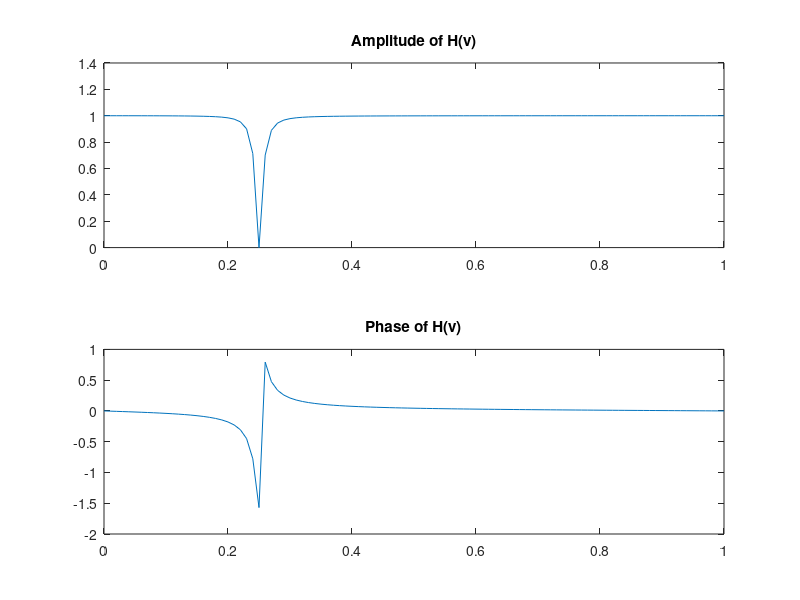
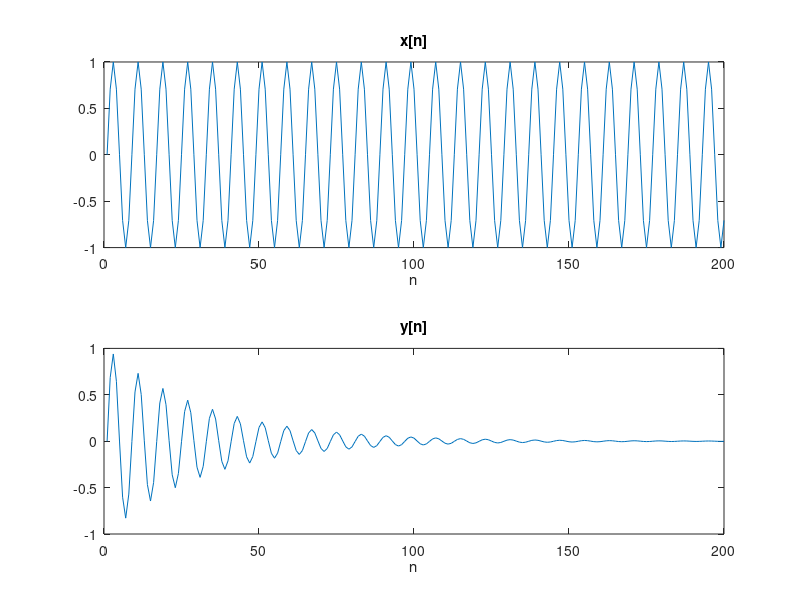
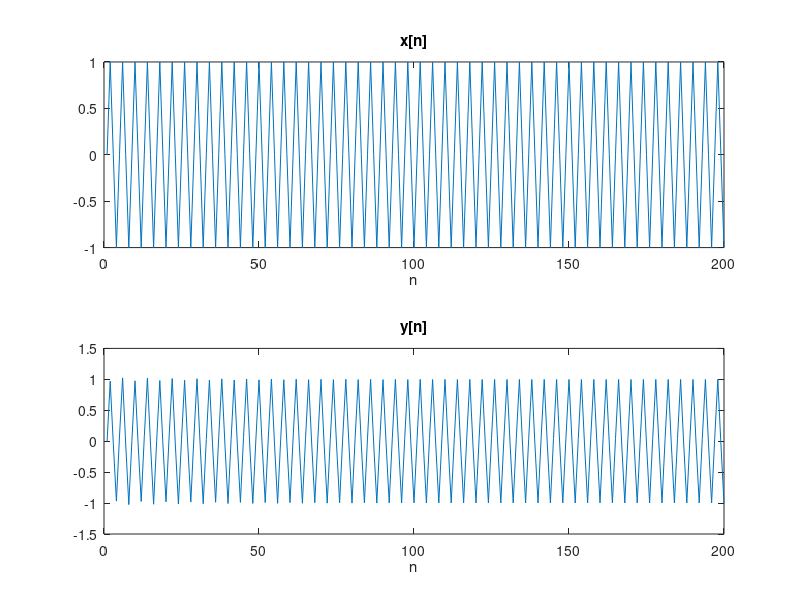
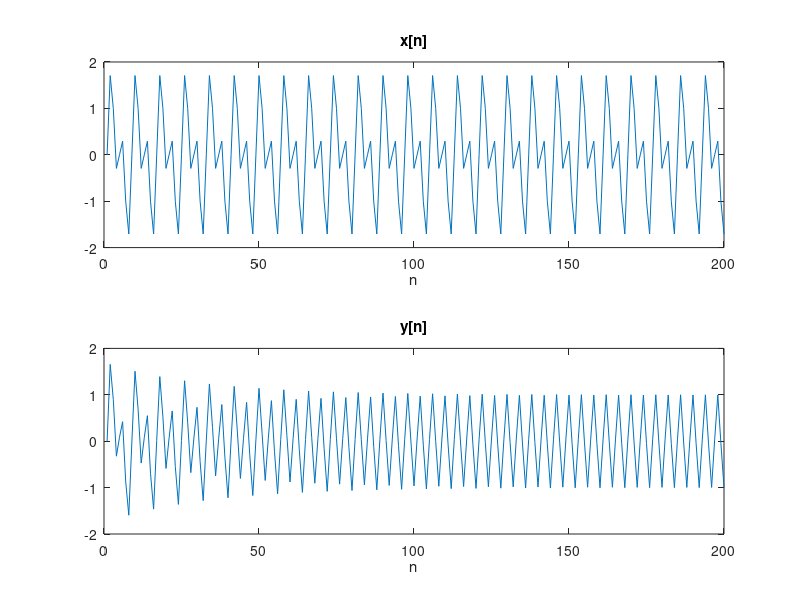

The MATLAB source for these figures, in order:
close all;
% HW1-1
a1=1.3711242;
a2=0.93906244;
v=0:0.01:1;
z=exp(j*pi*v);
H=0.5*((1+a2)-2*a1*z.^(-1)+(1+a2)*z.^(-2))./(1-a1*z.^(-1)+a2*z.^(-2));

figure;
subplot(2,1,1); plot(v,abs(H));
title('Amplitude of H(v)');
subplot(2,1,2); plot(v,angle(H));
title('Phase of H(v)');

% HW1-2
F0=1250;
dt=0.0001;
t=0:dt:0.02-dt;
length_t=length(t);
% y[n]=a1*y[n-1]-a2*y[n-2]+0.5*(1-a2)*x[n]-a1*x[n-1]+0.5*(1+a2)*x[n-2]
% (a) input frequency = F0
x=sin(2*pi*F0*t);
y=zeros(1,length_t);
n=1;
y(n)=0.5*(1+a2)*x(n);
n=2;
y(n)=a1*y(n-1)+0.5*(1+a2)*x(n)-a1*x(n-1);
for n=3:length_t
    y(n)=a1*y(n-1)-a2*y(n-2)+0.5*(1+a2)*x(n)-a1*x(n-1)+0.5*(1+a2)*x(n-2);
end
figure;
subplot(2,1,1);plot(x);
title('x[n]');xlabel('n');
subplot(2,1,2);plot(y);
title('y[n]');xlabel('n');
% (b) input frequency = F0*2
x=sin(2*pi*2*F0*t); 
y=zeros(1,length_t);
n=1;
y(n)=0.5*(1+a2)*x(n);
n=2;
y(n)=a1*y(n-1)+0.5*(1+a2)*x(n)-a1*x(n-1);
for n=3:length_t
    y(n)=a1*y(n-1)-a2*y(n-2)+0.5*(1+a2)*x(n)-a1*x(n-1)+0.5*(1+a2)*x(n-2);
end
figure;
subplot(2,1,1);plot(x);
title('x[n]');xlabel('n');
subplot(2,1,2);plot(y);
title('y[n]');xlabel('n');

% HW1-3
F0=1250;
dt=0.0001;
t=0:dt:0.02-dt;
length_t=length(t);
% input frequency = 2*F0 + F0
x=sin(2*pi*2*F0*t)+sin(2*pi*F0*t);
y=zeros(1,length_t);
n=1;
y(n)=0.5*(1+a2)*x(n);
n=2;
y(n)=a1*y(n-1)+0.5*(1+a2)*x(n)-a1*x(n-1);
for n=3:length_t
    y(n)=a1*y(n-1)-a2*y(n-2)+0.5*(1+a2)*x(n)-a1*x(n-1)+0.5*(1+a2)*x(n-2);
end
figure;
subplot(2,1,1);plot(x);
title('x[n]');xlabel('n');
subplot(2,1,2);plot(y);
title('y[n]');xlabel('n');
